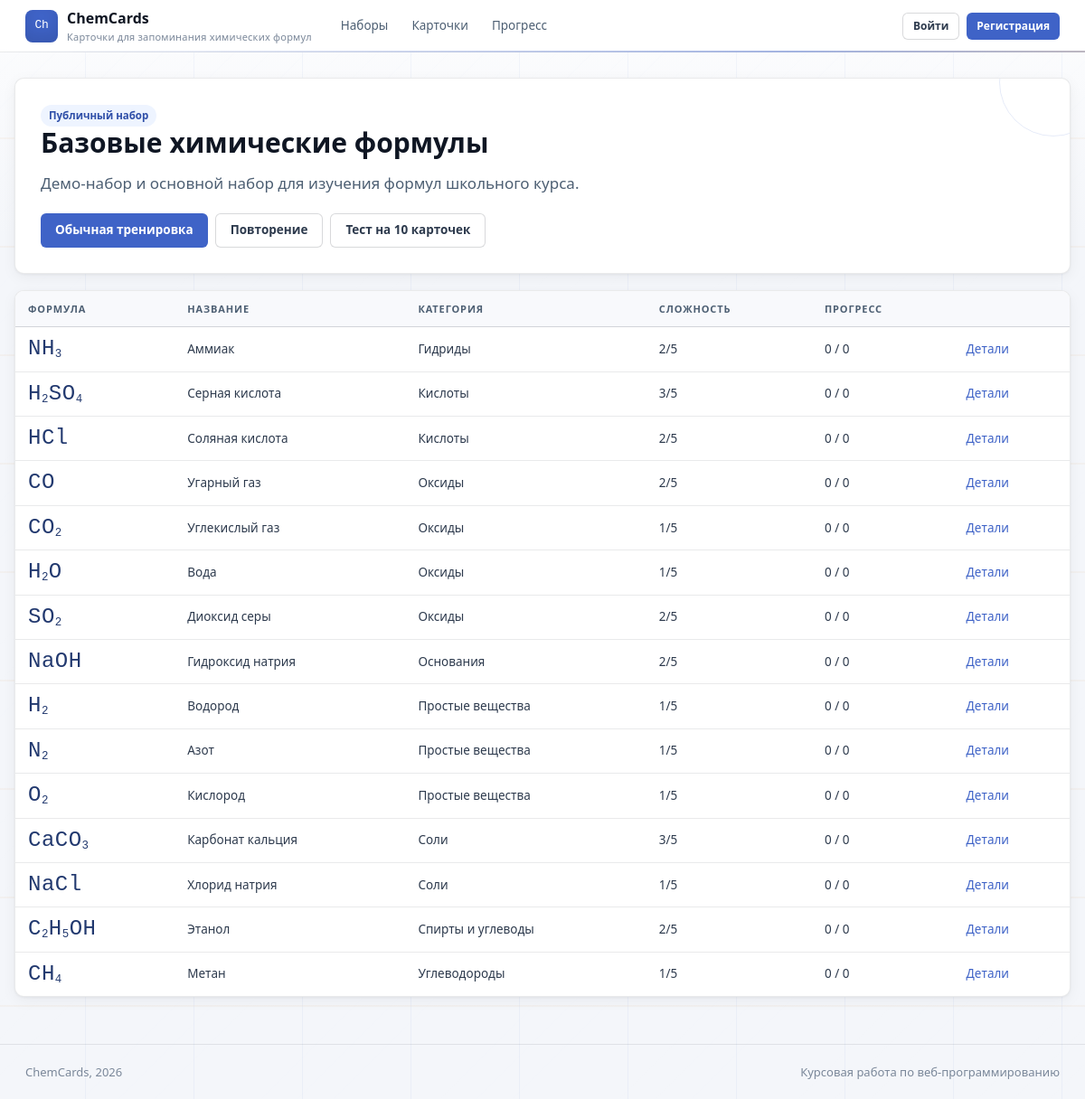
The page /set.php?id=1 on the database its author committed.
### tables this page shows
CREATE TABLE flashcard_sets (
  id INT UNSIGNED AUTO_INCREMENT PRIMARY KEY,
  user_id INT UNSIGNED NULL,
  name VARCHAR(120) NOT NULL,
  description TEXT NULL,
  is_public TINYINT(1) NOT NULL DEFAULT 0,
  created_at TIMESTAMP NOT NULL DEFAULT CURRENT_TIMESTAMP,
  updated_at TIMESTAMP NULL DEFAULT NULL ON UPDATE CURRENT_TIMESTAMP,
  CONSTRAINT fk_sets_user
    FOREIGN KEY (user_id) REFERENCES users(id)
    ON DELETE CASCADE
);

CREATE TABLE flashcards (
  id INT UNSIGNED AUTO_INCREMENT PRIMARY KEY,
  set_id INT UNSIGNED NOT NULL,
  category_id INT UNSIGNED NOT NULL,
  formula VARCHAR(80) NOT NULL,
  name VARCHAR(160) NOT NULL,
  difficulty TINYINT UNSIGNED NOT NULL DEFAULT 1,
  created_at TIMESTAMP NOT NULL DEFAULT CURRENT_TIMESTAMP,
  updated_at TIMESTAMP NULL DEFAULT NULL ON UPDATE CURRENT_TIMESTAMP,
  INDEX idx_flashcards_formula (formula),
  INDEX idx_flashcards_name (name),
  CONSTRAINT fk_flashcards_set
    FOREIGN KEY (set_id) REFERENCES flashcard_sets(id)
    ON DELETE CASCADE,
  CONSTRAINT fk_flashcards_category
    FOREIGN KEY (category_id) REFERENCES categories(id)
    ON DELETE RESTRICT
);

CREATE TABLE categories (
  id INT UNSIGNED AUTO_INCREMENT PRIMARY KEY,
  name VARCHAR(80) NOT NULL UNIQUE,
  description VARCHAR(255) NULL
);

### includes/functions.php (called while the page is built, shortened)
<?php
require_once __DIR__ . '/db.php';
function h($value): string
{
    return htmlspecialchars((string) $value, ENT_QUOTES, 'UTF-8');
}
function app_url(string $path = ''): string
{
    return BASE_URL . '/' . ltrim($path, '/');
}
function current_user(): ?array
{
    static $loaded = false;
    static $user = null;
    if ($loaded) {
        return $user;
    }
    if (empty($_SESSION['user_id'])) {
        return null;
    }
    $stmt = get_pdo()->prepare('SELECT id, username, email, role, rating_points, created_at FROM users WHERE id = ?');
    $stmt->execute([$_SESSION['user_id']]);
    $user = $stmt->fetch() ?: null;
    return $user;
}
function render_formula(string $formula): string
{
    $safe = h($formula);
    return preg_replace('/(\d+)/', '<sub>$1</sub>', $safe) ?? $safe;
}
function set_accessible_where(?array $user): array
{
    if (!$user) {
        return ['s.is_public = 1', []];
    }
    return ['(s.is_public = 1 OR s.user_id = ?)', [$user['id']]];
}
function ensure_set_access(int $setId): array
{
    $user = current_user();
    [$where, $params] = set_accessible_where($user);
    $stmt = get_pdo()->prepare("SELECT s.*, u.username AS owner_name FROM flashcard_sets s LEFT JOIN users u ON u.id = s.user_id WHERE s.id = ? AND $where");
    $stmt->execute(array_merge([$setId], $params));
    $set = $stmt->fetch();
    return $set;
}

### includes/db.php (called while the page is built, shortened)
<?php
function get_pdo(): PDO
{
    static $pdo = null;
    if ($pdo instanceof PDO) {
        return $pdo;
    }
    $dsn = 'mysql:host=' . DB_HOST . ';dbname=' . DB_NAME . ';charset=utf8mb4';
    $pdo = new PDO($dsn, DB_USER, DB_PASS, [
        PDO::ATTR_ERRMODE => PDO::ERRMODE_EXCEPTION,
        PDO::ATTR_DEFAULT_FETCH_MODE => PDO::FETCH_ASSOC,
        PDO::ATTR_EMULATE_PREPARES => false,
    ]);
    return $pdo;
}

### set.php (the view, shortened to what this page needs)
<?php
require_once __DIR__ . '/includes/functions.php';
$setId = (int) ($_GET['id'] ?? 0);
$set = ensure_set_access($setId);
$user = current_user();
$stmt = get_pdo()->prepare(
    'SELECT f.*, c.name AS category,
            COALESCE(p.correct_count, 0) AS correct_count,
            COALESCE(p.total_count, 0) AS total_count
     FROM flashcards f
     JOIN categories c ON c.id = f.category_id
     LEFT JOIN user_progress p ON p.flashcard_id = f.id AND p.user_id = ?
     WHERE f.set_id = ?
     ORDER BY c.name, f.formula'
);
$stmt->execute([$user['id'] ?? 0, $setId]);
$cards = $stmt->fetchAll();
include __DIR__ . '/includes/header.php';
?>
<section class="panel">
    <span class="badge"><?= $set['is_public'] ? 'Публичный набор' : 'Личный набор' ?></span>
    <h1><?= h($set['name']) ?></h1>
    <p class="lead"><?= h($set['description']) ?></p>
    <div class="actions">
        <a class="button" href="<?= h(app_url('study.php?set_id=' . $setId . '&mode=normal&reset=1')) ?>">Обычная тренировка</a>
        <a class="button ghost" href="<?= h(app_url('study.php?set_id=' . $setId . '&mode=review&reset=1')) ?>">Повторение</a>
        <a class="button ghost" href="<?= h(app_url('study.php?set_id=' . $setId . '&mode=test&reset=1')) ?>">Тест на 10 карточек</a>
    </div>
</section>
<section class="table-wrap" style="margin-top: 18px;">
    <table>
        <thead>
        <tr>
            <th>Формула</th>
            <th>Название</th>
            <th>Категория</th>
            <th>Сложность</th>
            <th>Прогресс</th>
            <th></th>
        </tr>
        </thead>
        <tbody>
        <?php foreach ($cards as $card): ?>
            <tr>
                <td class="formula" style="font-size: 24px;"><?= render_formula($card['formula']) ?></td>
                <td><?= h($card['name']) ?></td>
                <td><?= h($card['category']) ?></td>
                <td><?= h((string) $card['difficulty']) ?>/5</td>
                <td><?= h((string) $card['correct_count']) ?> / <?= h((string) $card['total_count']) ?></td>
                <td><a href="<?= h(app_url('card.php?id=' . $card['id'])) ?>">Детали</a></td>
            </tr>
        <?php endforeach; ?>
        </tbody>
    </table>
</section>
<?php include __DIR__ . '/includes/footer.php'; ?>

### css/style.css (style rules this page uses)
:root { --ink: #0f1623; --ink-2: #2d3a4d; --ink-3: #4d5f73; --muted: #7a8799; --bg: #f4f6fa; --surf: #ffffff; --surf-2: #f8f9fc; --line: rgba(15, 22, 35, 0.09); --line-2: rgba(15, 22, 35, 0.16); --cobalt: #3f63c7; --cobalt-d: #2f4fa8; --cobalt-dd: #22396f; --cobalt-l: #eef4ff; --cobalt-m: #cfddff; --cobalt-mid: #829ce0; --amber: #d97706; --amber-d: #92400e; --amber-l: #fef3c7; --amber-m: #fde68a; --success: #059669; --success-l: #ecfdf5; --success-m: #a7f3d0; --danger: #dc2626; --danger-l: #fef2f2; --danger-m: #fecaca; --warning: #b45309; --warning-l: #fffbeb; --info: #0891b2; --info-l: #e0f7fa; --r: 10px; --r-sm: 6px; --r-lg: 14px; --shadow: 0 1px 3px rgba(15,22,35,0.06), 0 4px 16px rgba(15,22,35,0.05); --shadow-md: 0 2px 8px rgba(15,22,35,0.08), 0 8px 24px rgba(15,22,35,0.07); }
*, *::before, *::after { box-sizing: border-box; }
body { position: relative; min-height: 100vh; margin: 0; background: linear-gradient(180deg, rgba(255,255,255,0.78), rgba(244,246,250,0.96) 260px), repeating-linear-gradient(135deg, rgba(63,99,199,0.055) 0 1px, transparent 1px 28px), var(--bg); color: var(--ink); font-family: 'Segoe UI', Arial, sans-serif; font-size: 15px; line-height: 1.55; -webkit-font-smoothing: antialiased; display: flex; flex-direction: column; }
body::before { content: ''; position: fixed; inset: 0; z-index: 0; pointer-events: none; background: linear-gradient(90deg, transparent 0 78%, rgba(63,99,199,0.05) 78% 79%, transparent 79%), linear-gradient(0deg, transparent 0 72%, rgba(217,119,6,0.045) 72% 73%, transparent 73%); background-size: 120px 120px; }
a { color: var(--cobalt); text-decoration: none; }
h1, h2, h3, h4 { margin: 0 0 14px; line-height: 1.2; font-weight: 700; }
h1 { font-size: 30px; }
p { margin: 0 0 12px; }
.button, button, input[type="submit"] { display: inline-flex; align-items: center; justify-content: center; gap: 7px; min-height: 38px; padding: 8px 16px; border: none; border-radius: var(--r-sm); background: var(--cobalt); color: #fff; font: 600 13.5px/1 'Segoe UI', Arial, sans-serif; cursor: pointer; transition: background 0.12s, transform 0.08s; white-space: nowrap; text-decoration: none; }
.button.ghost, button.ghost { background: #fff; border: 1px solid var(--line-2); color: var(--ink-2); }
.badge { display: inline-flex; align-items: center; padding: 3px 9px; border-radius: 999px; font-size: 11.5px; font-weight: 600; background: var(--cobalt-l); color: var(--cobalt-d); }
.panel, .card, .table-wrap, .form-panel { position: relative; overflow: hidden; background: var(--surf); border: 1px solid var(--line); border-radius: var(--r); box-shadow: var(--shadow); }
.panel::after, .card::after, .form-panel::after { content: ''; position: absolute; top: -56px; right: -42px; width: 120px; height: 120px; border: 1px solid rgba(63,99,199,0.13); border-radius: 50%; pointer-events: none; }
.panel > *, .card > *, .form-panel > * { position: relative; z-index: 1; }
.panel { padding: 28px; }
.actions, .inline-actions { display: flex; flex-wrap: wrap; gap: 8px; align-items: center; }
.formula { font-family: 'Consolas', 'Courier New', monospace; font-size: 44px; font-weight: 500; color: var(--cobalt-dd); letter-spacing: 0.02em; line-height: 1.1; }
.formula sub { font-size: 0.52em; vertical-align: baseline; position: relative; bottom: -0.25em; }
.table-wrap { overflow-x: auto; }
table { width: 100%; border-collapse: collapse; min-width: 640px; font-size: 13.5px; }
th { background: var(--surf-2); color: var(--ink-3); font-size: 11px; font-weight: 700; letter-spacing: 0.08em; text-transform: uppercase; padding: 11px 14px; border-bottom: 1px solid var(--line-2); text-align: left; white-space: nowrap; }
td { padding: 11px 14px; border-bottom: 1px solid var(--line); color: var(--ink-2); vertical-align: middle; }
tbody tr { transition: background 0.12s; }
tr:last-child td { border-bottom: none; }
.lead { color: var(--ink-3); font-size: 17px; margin: 0 0 20px; }

### rows shown on the page
flashcard_sets: name "Базовые химические формулы", description "Демо-набор и основной набор для изучения формул школьного курса."
flashcards: formula "NH 3", name "Аммиак", category.name "Гидриды", difficulty "2", correct_count "0", total_count "0"
flashcards: formula "H 2 SO 4", name "Серная кислота", category.name "Кислоты", difficulty "3", correct_count "0", total_count "0"
flashcards: formula "HCl", name "Соляная кислота", category.name "Кислоты", difficulty "2", correct_count "0", total_count "0"
flashcards: formula "CO", name "Угарный газ", category.name "Оксиды", difficulty "2", correct_count "0", total_count "0"
flashcards: formula "CO 2", name "Углекислый газ", category.name "Оксиды", difficulty "1", correct_count "0", total_count "0"
flashcards: formula "H 2 O", name "Вода", category.name "Оксиды", difficulty "1", correct_count "0", total_count "0"
flashcards: formula "SO 2", name "Диоксид серы", category.name "Оксиды", difficulty "2", correct_count "0", total_count "0"
flashcards: formula "NaOH", name "Гидроксид натрия", category.name "Основания", difficulty "2", correct_count "0", total_count "0"
flashcards: formula "H 2", name "Водород", category.name "Простые вещества", difficulty "1", correct_count "0", total_count "0"
flashcards: formula "N 2", name "Азот", category.name "Простые вещества", difficulty "1", correct_count "0", total_count "0"
flashcards: formula "O 2", name "Кислород", category.name "Простые вещества", difficulty "1", correct_count "0", total_count "0"
flashcards: formula "CaCO 3", name "Карбонат кальция", category.name "Соли", difficulty "3", correct_count "0", total_count "0"
flashcards: formula "NaCl", name "Хлорид натрия", category.name "Соли", difficulty "1", correct_count "0", total_count "0"
flashcards: formula "C 2 H 5 OH", name "Этанол", category.name "Спирты и углеводы", difficulty "2", correct_count "0", total_count "0"
flashcards: formula "CH 4", name "Метан", category.name "Углеводороды", difficulty "1", correct_count "0", total_count "0"

### other values the page prints
APP_NAME "ChemCards"
APP_SUBTITLE "Карточки для запоминания химических формул"
$label "Наборы"
$label "Карточки"
$label "Прогресс"
